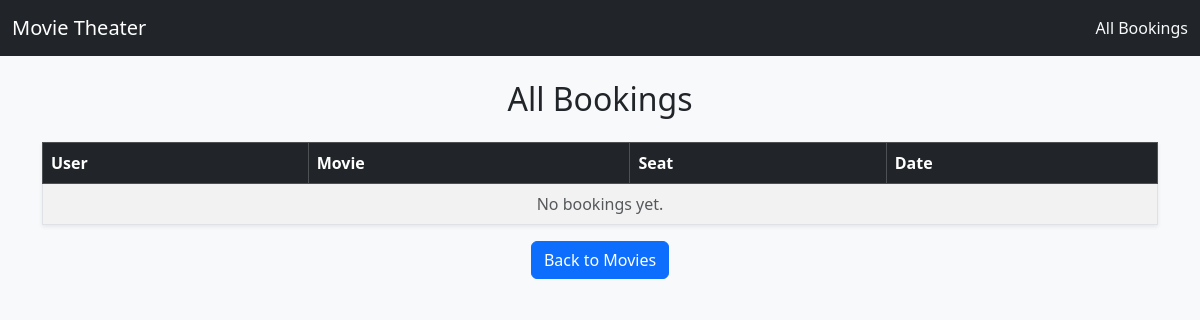
Before: /history/ with the older database file.
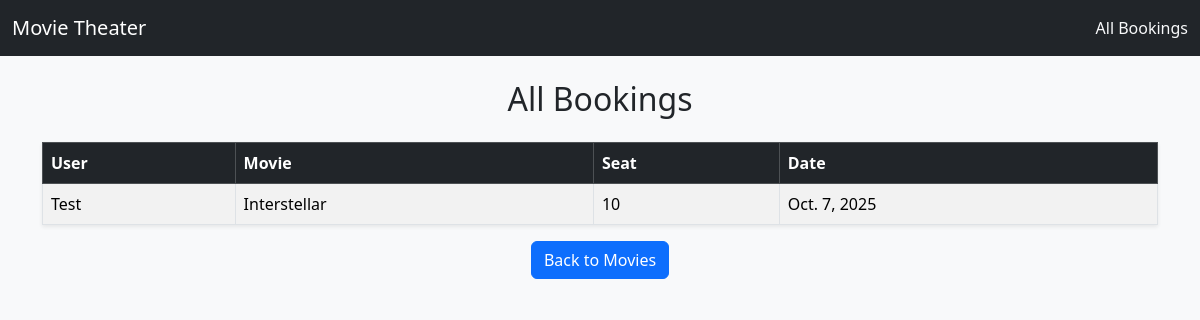
After: the same page with the newer database file.
### bookings/models.py (models this page shows, shortened)
class Booking(models.Model):
    movie = models.ForeignKey(Movie, on_delete=models.CASCADE)
    seat = models.ForeignKey(Seat, on_delete=models.CASCADE)
    user = models.TextField(help_text='Enter your name')
    booking_date = models.DateField()

class Movie(models.Model):
    title = models.CharField(max_length=100)
    description = models.TextField()
    release_date = models.DateField()
    duration = models.DurationField()

class Seat(models.Model):
    movie = models.ForeignKey(Movie, on_delete=models.CASCADE, related_name='seats')
    seat_number = models.IntegerField()
    is_booked = models.BooleanField(default=False)

### bookings/views.py (the view)
# urls.py: path('history/', booking_history, name='booking_history'),
def booking_history(request):
    bookings = Booking.objects.all().order_by('-booking_date')
    return render(request, 'bookings/booking_history.html', {'bookings': bookings})

### bookings/templates/bookings/booking_history.html (shortened to what this page needs)
{% extends 'bookings/base.html' %}
{% block content %}
<h2 class="text-center mb-4">All Bookings</h2>
<table class="table table-striped table-bordered shadow-sm">
  <thead class="table-dark">
    <tr>
      <th>User</th>
      <th>Movie</th>
      <th>Seat</th>
      <th>Date</th>
    </tr>
  </thead>
  <tbody>
    {% for booking in bookings %}
    <tr>
      <td>{{ booking.user }}</td>
      <td>{{ booking.movie.title }}</td>
      <td>{{ booking.seat.seat_number }}</td>
      <td>{{ booking.booking_date }}</td>
    </tr>
    {% empty %}
    <tr><td colspan="4" class="text-center text-muted">No bookings yet.</td></tr>
    {% endfor %}
  </tbody>
</table>
<div class="text-center mt-3">
  <a href="{% url 'movie_list' %}" class="btn btn-primary">Back to Movies</a>
</div>
{% endblock %}

Changed rows visible on the page:
added Booking: user "Test", movie "Interstellar", seat.seat_number "10", booking_date "Oct. 7, 2025"
Other visible differences:
text no longer shown: "No bookings yet."
